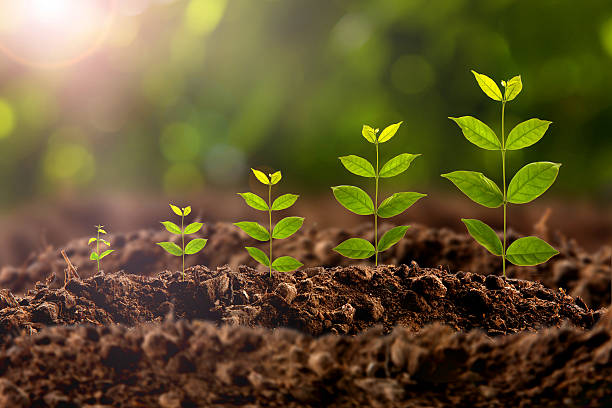
#> input picture Image_processing_study/images/plant.jpg, 612 x 408 px, found by its file name
$ python Image_Gradient.py   (older library calls are emulated)
#> lines starting #> are read from the running program, lines starting #| are printed output that depends on the picture
import numpy as np
import cv2


def showimg(image):
    cv2.imshow("iwin",image)
    cv2.waitKey(0)
image =cv2.imread("/../images/plant.jpg",-1)
#> image is the input picture: shape (408, 612, 3); mean B, G, R 46, 84.8, 98.6
image.shape

#Sobel
#Gaussian smoothing + differentiation operations

sobelx = cv2.Sobel(image,cv2.CV_64F,1,0,ksize=5)
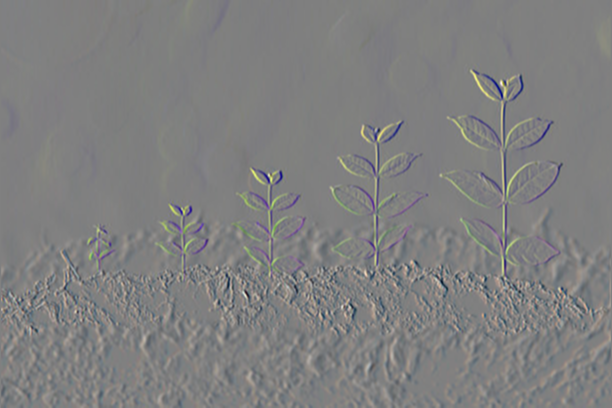
#> sobelx: shape (408, 612, 3) float64; mean B, G, R -14.7, -12.6, -15.8; drawn with min black and max white
showimg(sobelx)
#> in showimg, `cv2.imshow("iwin",image)`:
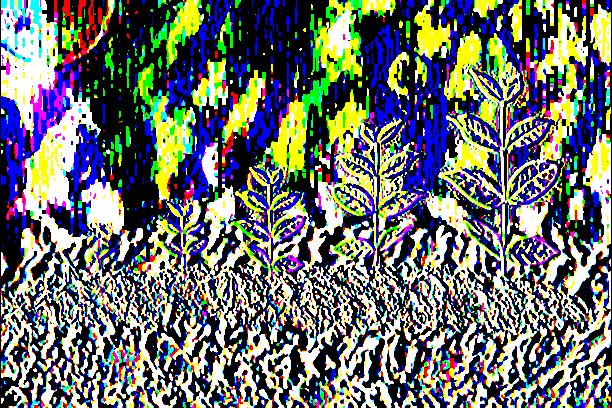
#> window 'iwin': shape (408, 612, 3); mean B, G, R 108.4, 112.2, 108.2
sobely = cv2.Sobel(image,cv2.CV_64F,0,1,ksize=5)
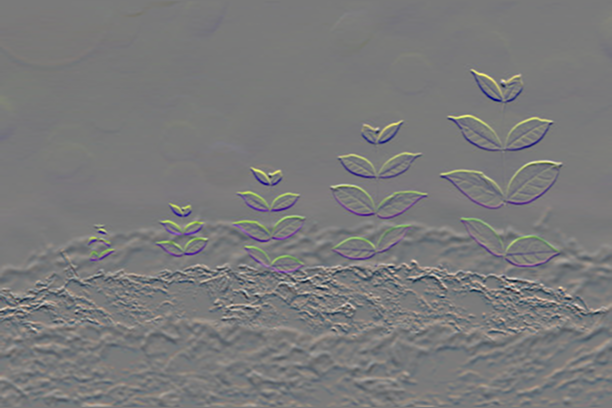
#> sobely: shape (408, 612, 3) float64; mean B, G, R -24.6, -36.2, -28.8; drawn with min black and max white
showimg(sobely)
#> in showimg (call 2), `cv2.imshow("iwin",image)`:
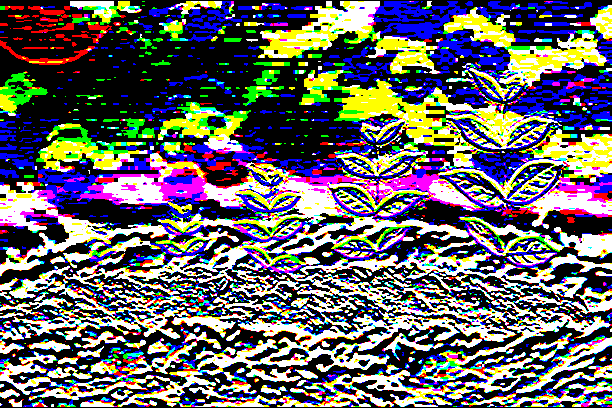
#> window 'iwin': shape (408, 612, 3); mean B, G, R 102.6, 99.9, 102.3

sobel_8u = cv2.Sobel(image,cv2.CV_8U,1,0,ksize=5)
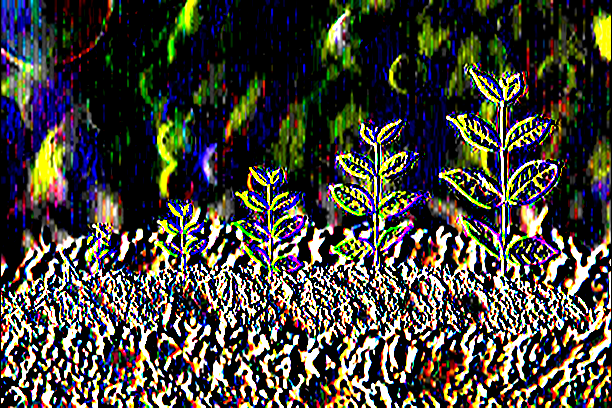
#> sobel_8u: shape (408, 612, 3); mean B, G, R 59.9, 68.1, 70.2
showimg(sobel_8u)
#laplacian
#Derivation is happening on both the directions

laplacian = cv2.Laplacian(image,cv2.CV_64F)
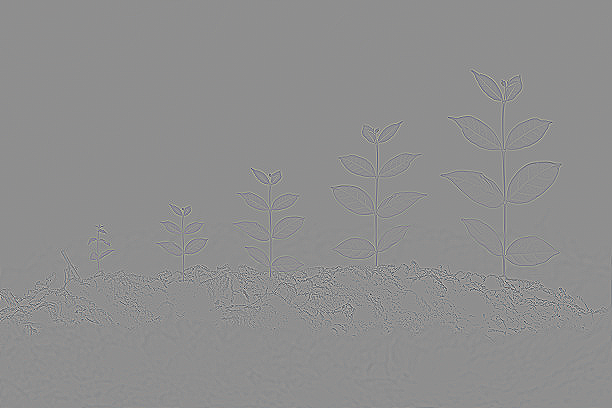
#> laplacian: shape (408, 612, 3) float64; mean B, G, R 0, 0, 0; drawn with min black and max white
showimg(laplacian)
#> in showimg (call 4), `cv2.imshow("iwin",image)`:
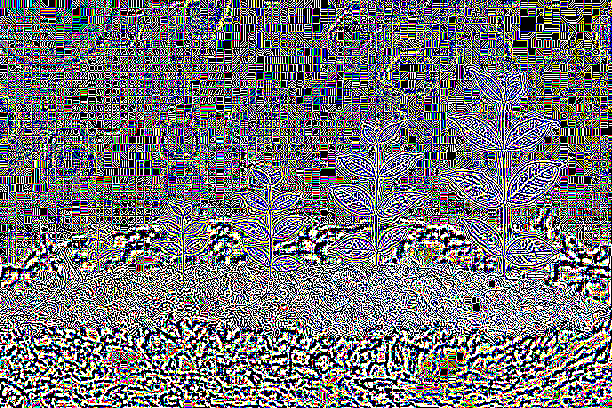
#> window 'iwin': shape (408, 612, 3); mean B, G, R 118.3, 114.7, 114.7

$ run again, with Image_processing_study/images/beach.jpg copied over Image_processing_study/images/plant.jpg
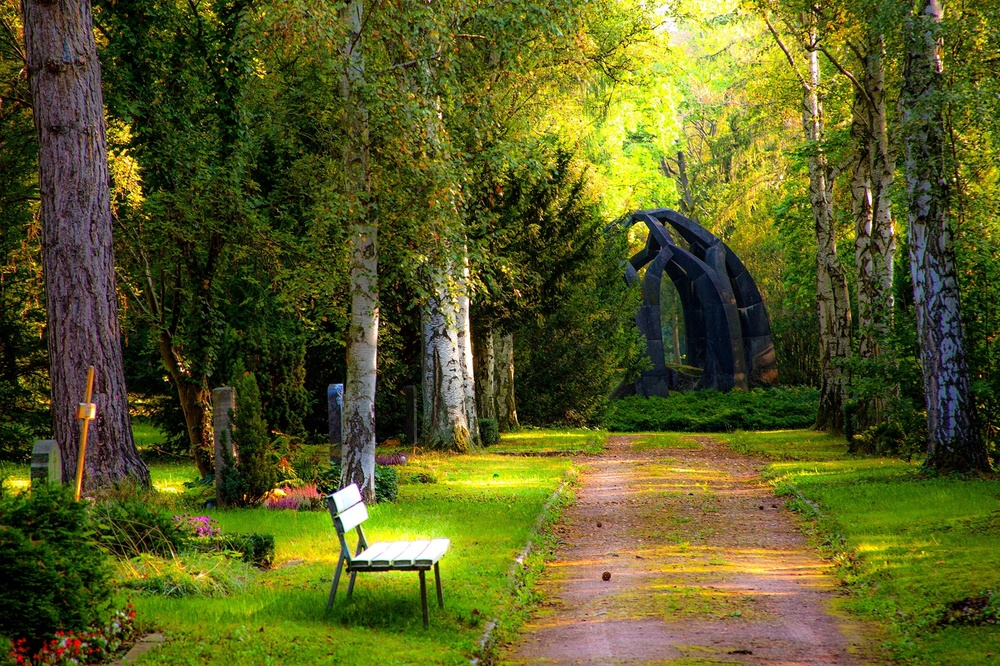
#> input picture Image_processing_study/images/beach.jpg, 1000 x 666 px, shrunk from 2000 x 1333 before the run, found by its file name
#> image is the input picture: shape (666, 1000, 3); mean B, G, R 34.7, 91.9, 88.7
#> `laplacian = cv2.Laplacian(image,cv2.CV_64F)`:
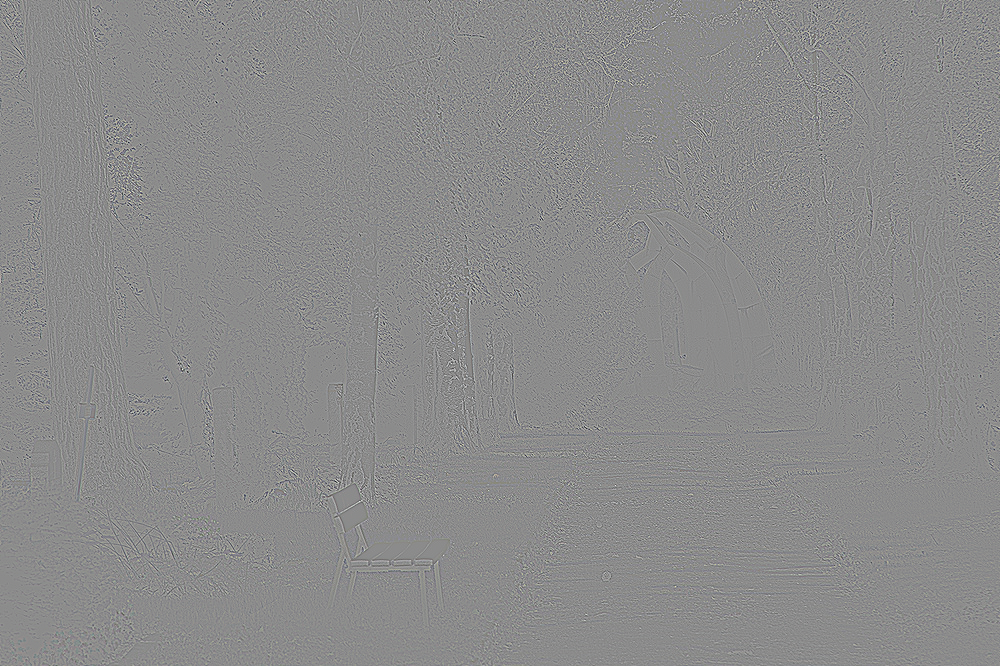
#> laplacian: shape (666, 1000, 3) float64; mean B, G, R 0, 0, 0; drawn with min black and max white
#> in showimg (call 4), `cv2.imshow("iwin",image)`:
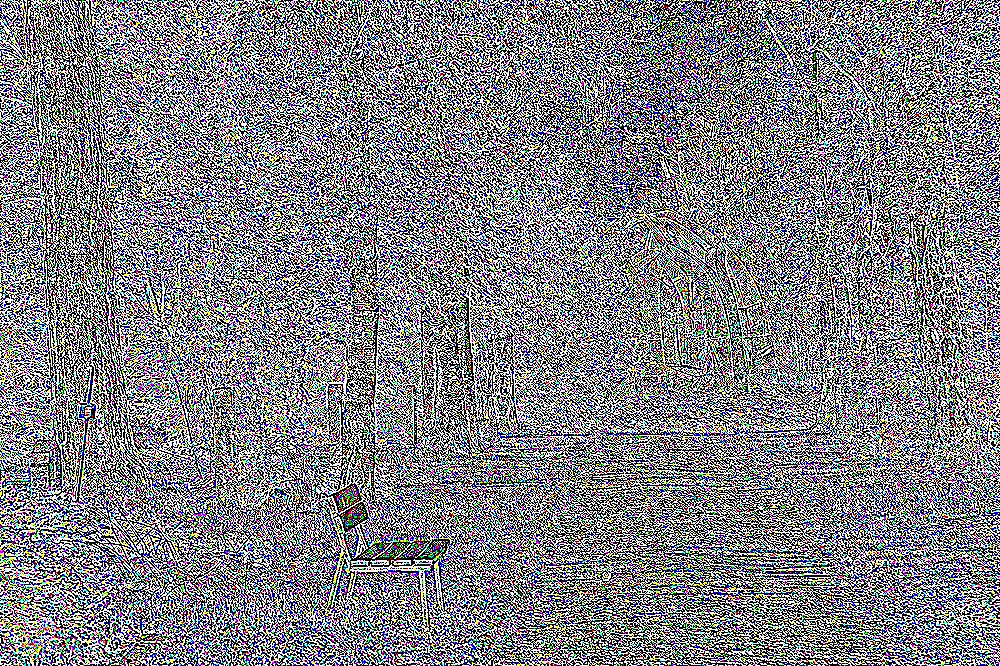
#> window 'iwin': shape (666, 1000, 3); mean B, G, R 137.3, 128.7, 129.5

$ run again, with Image_processing_study/images/fall.jpg copied over Image_processing_study/images/plant.jpg
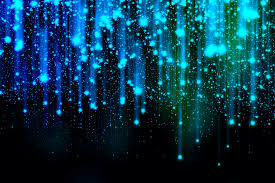
#> input picture Image_processing_study/images/fall.jpg, 275 x 183 px, found by its file name
#> image is the input picture: shape (183, 275, 3); mean B, G, R 75.8, 54.6, 4.8
#> `laplacian = cv2.Laplacian(image,cv2.CV_64F)`:
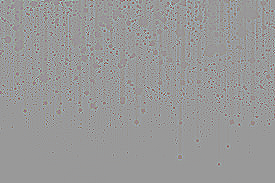
#> laplacian: shape (183, 275, 3) float64; mean B, G, R 0, 0, 0; drawn with min black and max white
#> in showimg (call 4), `cv2.imshow("iwin",image)`:
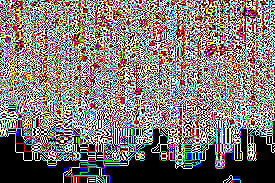
#> window 'iwin': shape (183, 275, 3); mean B, G, R 115.6, 119.1, 130.6
